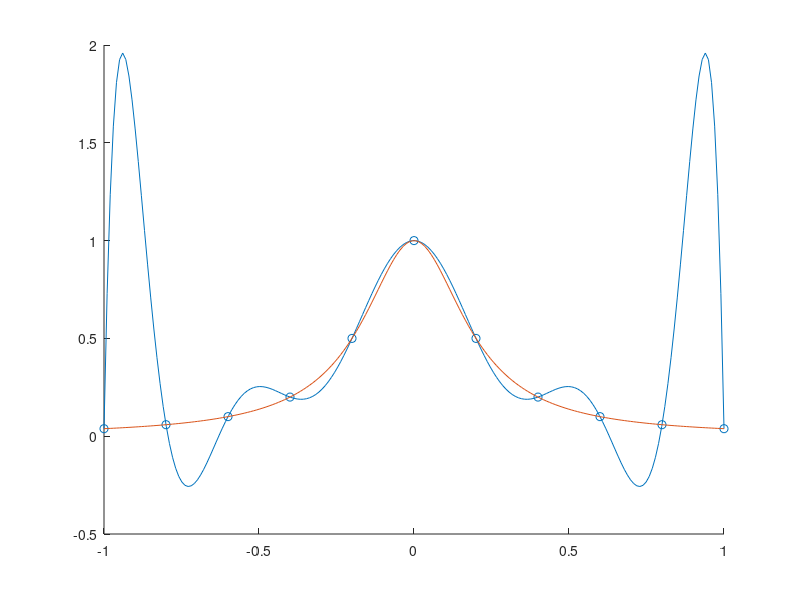

Write MATLAB code to recreate this figure.
tic;
% Pick sample points
t = linspace(-1,1,11);
y = 1./(1+25.*t.^2);

% Construct A
A = [];
for i = 1:length(t)
    for j = 1:length(t)
        a = 1;
        for k = 1:j-1
            a = a * (t(i)-t(k));
        end
        A(i,j) = a;
    end
end

% Solving the linear equation system
starttime = toc;
w = A\y.';
endtime = toc;

% Plug weights into polynomial and calculate the values
x = linspace(-1,1,200);
y1 = [];
for k = 1:length(x)
    X = [];
    for i = 1:length(t)
        b = 1;
        yj = 0;
        for j = 1:i-1
            b = b * (x(k)-t(j));
            yj = yj + w(j)*b;
        end
        X = [X b];
    end
    yk = X*w;
    y1 = [y1 yk];
end
fprintf('Cost time: %f sec.', endtime-starttime)

% Plot the interpolating polynomal with Runge's Function
y2 = 1./(1+25.*x.^2);

scatter(t,y,'r*');
hold on;
plot(x,y1,x,y2);